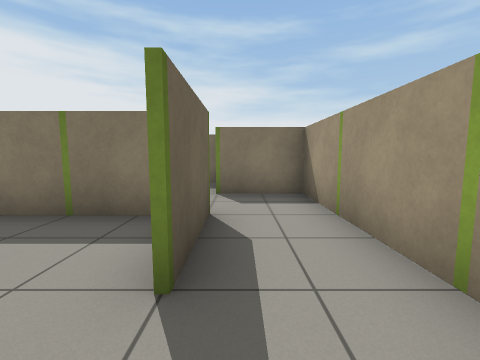
[1] (above)

16 first-person views from a walk through a robot-simulator world made for Gazebo. The camera is 0.89 m above the floor, tilts 6° down and sees 90° across. The floor is counted in squares, 1 m on a side. Each view is taken from the middle of a square. On the plan, view 1 faces up. The plan holds only what a view shows up to about 10 squares ahead; the rest is blank.

[2]
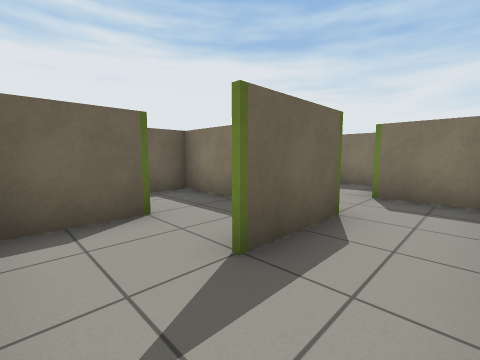

[3]
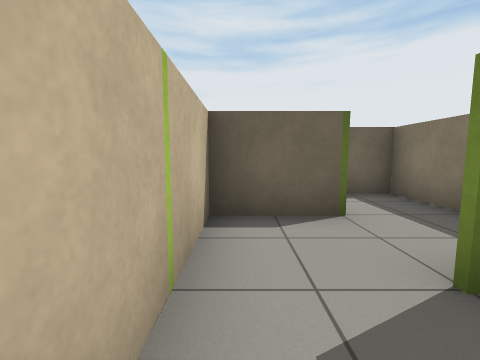

[4]
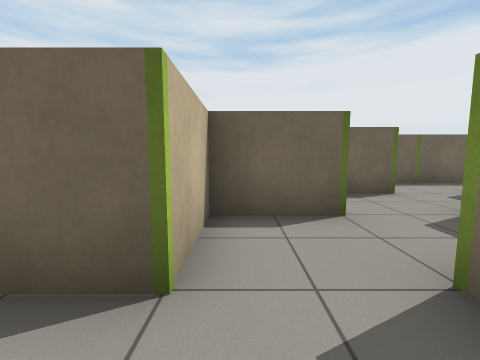

[5]
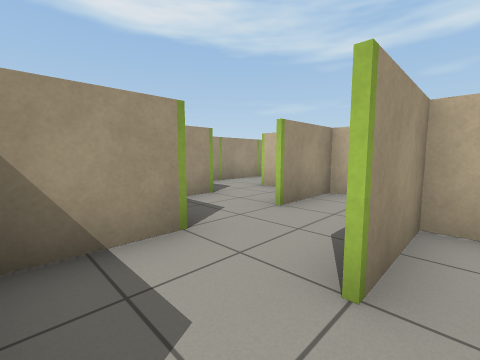

[6]
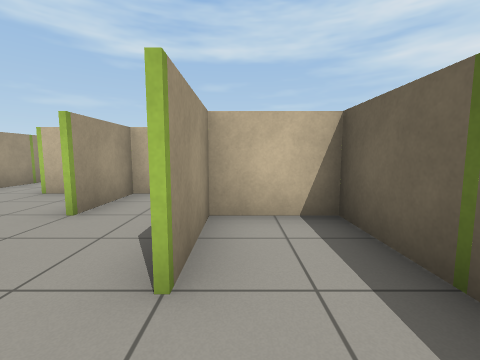

[7]
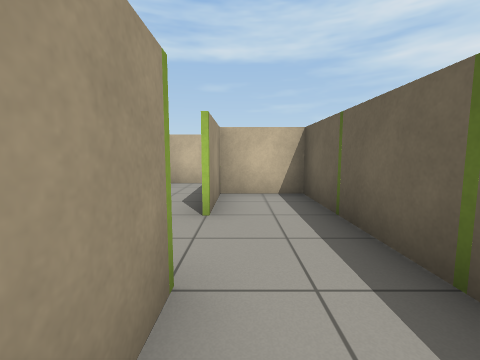

[8]
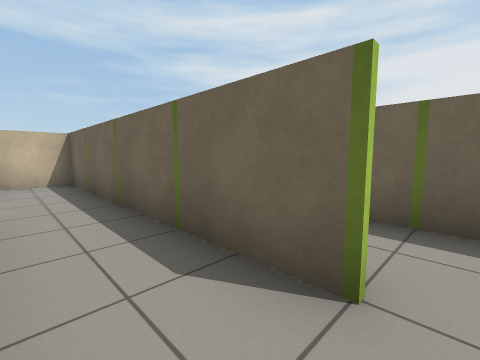

[9]
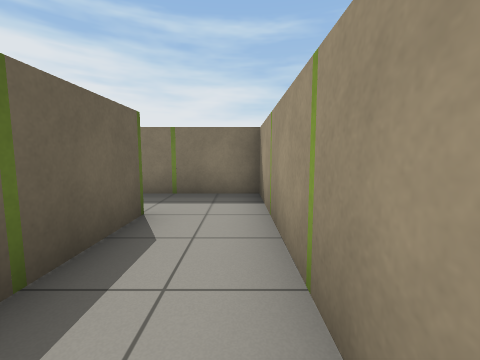

[10]
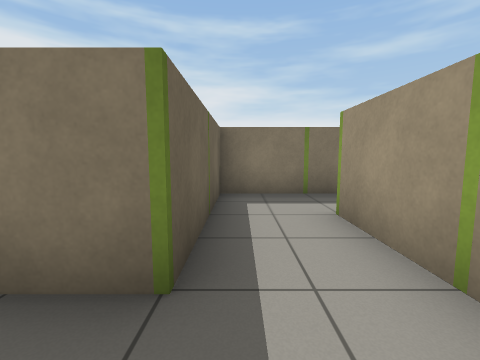

[11]
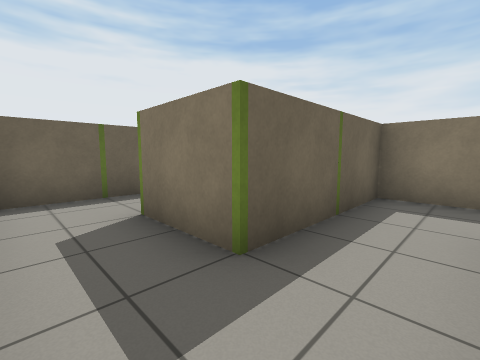

[12]
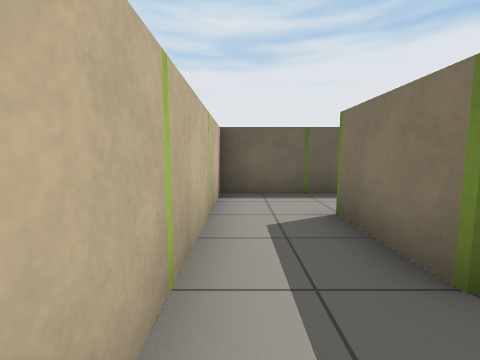

[13]
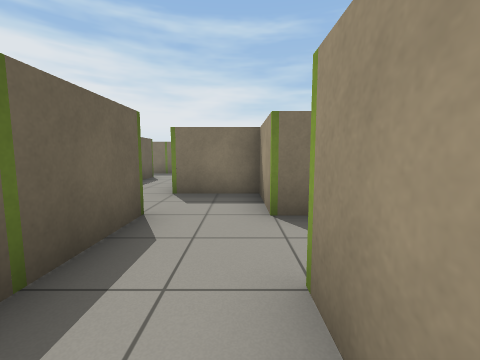

[14]
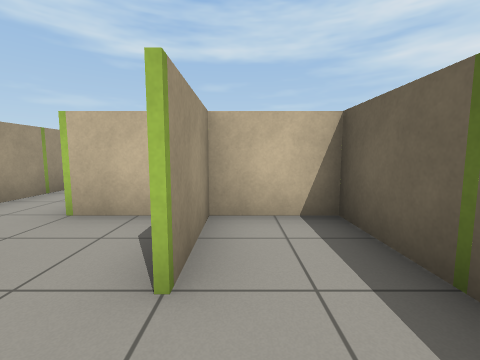

[15]
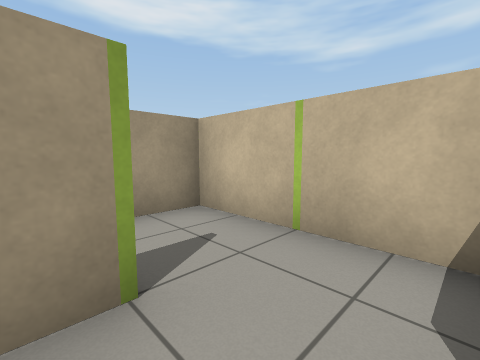

[16]
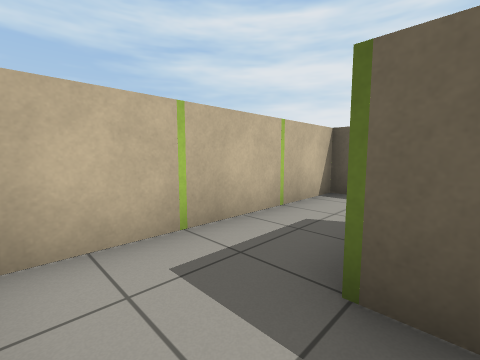

### Floor plan
Key: @ floor where view 1 was taken; # wall or solid block; . floor; P green post; O other object.
Columns run from 12 left of view 1 to 2 right of it. Each row starts with its distance up from view 1.
 15     #P #
 14     P...O
 13     P.P.#
 12 PPP P.P.P
 11 PP#PP.P.P
 10  PP...P.P
  9 ###P##P.###
  8       P...P
  7       P.P.##
  6        .P...P
  5       ##P.P.##
  4          .P...P
  3         #P##P.P
  2          ...P.P
  1           P...P
  0            .@.
 -1           #P#

Positions as (right, up) in squares from view 1, and headings:
1: (0, 0), facing up
2: (1, 0), facing up-left
3: (1, 0), facing left
4: (1, 4), facing left
5: (-5, 9), facing down-right
6: (-5, 9), facing down
7: (-5, 11), facing down
8: (-5, 14), facing down-left
9: (-5, 10), facing up
10: (-8, 10), facing up
11: (-7, 10), facing up-left
12: (-7, 10), facing left
13: (-3, 4), facing up
14: (-3, 7), facing down
15: (-2, 2), facing down-right
16: (-7, 12), facing down-left
